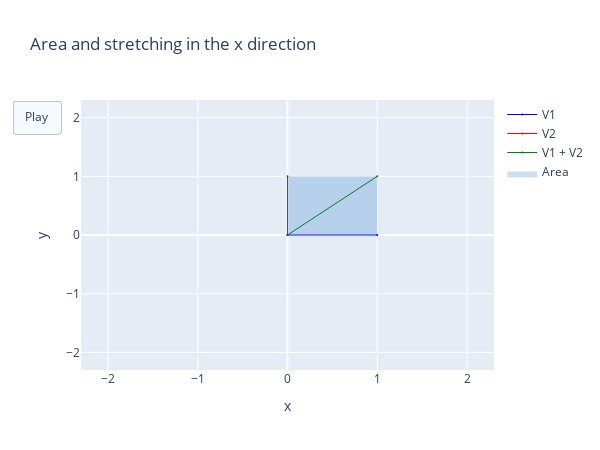

Notebook cell for this chart:
### Code cell
# Scale in the x and y direction

fig3 = create_animation(unit1, unit2, [
    np.array([[x, 0], [0, y]]) for x, y in zip(np.linspace(1, 2, 50), np.linspace(1, 2, 50))
])
fig3.show()

### Figure 1 — Plotly figure (JSON) as saved in the notebook; plotly's stock layout.template omitted (floating-point values rounded to 4 significant figures)
{"data": [{"line": {"color": "blue", "width": 1}, "marker": {"size": 2}, "mode": "lines+markers", "name": "V1", "type": "scatter", "x": [0, 1], "y": [0, 0]}, {"line": {"color": "red", "width": 1}, "marker": {"size": 2}, "mode": "lines+markers", "name": "V2", "type": "scatter", "x": [0, 0], "y": [0, 1]}, {"line": {"color": "green", "width": 1}, "marker": {"size": 2}, "mode": "lines+markers", "name": "V1 + V2", "type": "scatter", "x": [0, 1], "y": [0, 1]}, {"fill": "toself", "fillcolor": "rgba(0, 100, 200, 0.2)", "line": {"color": "rgba(255,255,255,0)"}, "name": "Area", "type": "scatter", "x": [0, 1, 1, 0, 0], "y": [0, 0, 1, 1, 0]}], "layout": {"height": 450, "showlegend": true, "title": {"text": "Area and stretching in the x direction"}, "updatemenus": [{"buttons": [{"args": [null, {"frame": {"duration": 50, "redraw": false}, "fromcurrent": true, "transition": {"duration": 10}}], "label": "Play", "method": "animate"}], "type": "buttons"}], "width": 600, "xaxis": {"range": [-2.3, 2.3], "title": {"text": "x"}}, "yaxis": {"range": [-2.3, 2.3], "title": {"text": "y"}}}}
